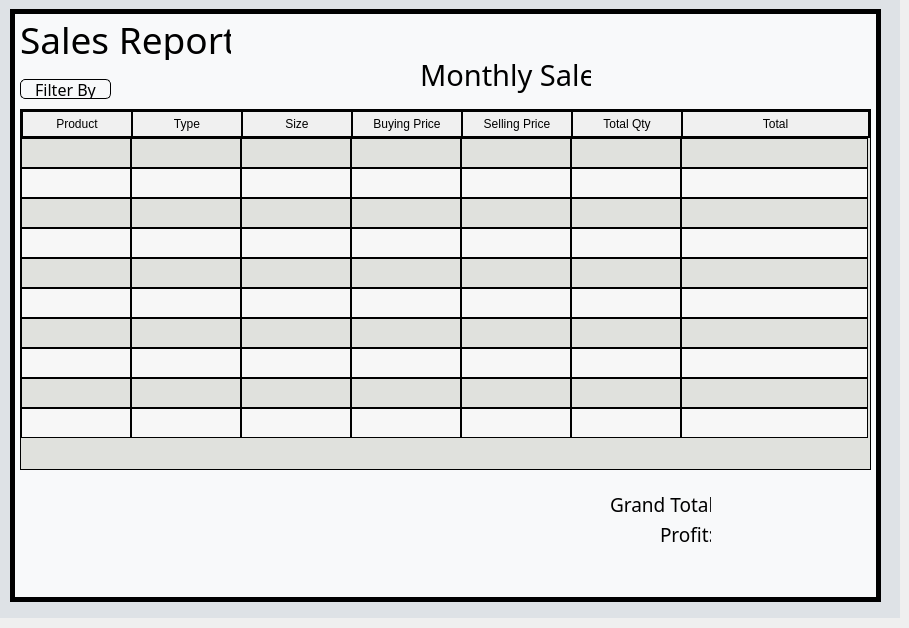
     <widget class="QWidget" name="monthlySalesStackedWidget">
      <widget class="QWidget" name="widget_18" native="true">
       <property name="geometry">
        <rect>
         <x>0</x>
         <y>-1</y>
         <width>900</width>
         <height>619</height>
        </rect>
       </property>
       <property name="styleSheet">
        <string notr="true">background-color: rgb(222, 226, 230);</string>
       </property>
       <widget class="QWidget" name="widget_19" native="true">
        <property name="geometry">
         <rect>
          <x>10</x>
          <y>10</y>
          <width>871</width>
          <height>593</height>
         </rect>
        </property>
        <property name="styleSheet">
         <string notr="true">background-color: rgb(248, 249, 250);
border:5px solid  ;</string>
        </property>
        <widget class="QLabel" name="dashboardLabel_15">
         <property name="geometry">
          <rect>
           <x>10</x>
           <y>10</y>
           <width>211</width>
           <height>41</height>
          </rect>
         </property>
         <property name="font">
          <font>
           <family>Segoe UI Light</family>
           <pointsize>28</pointsize>
          </font>
         </property>
         <property name="styleSheet">
          <string notr="true">border:none;</string>
         </property>
         <property name="text">
          <string>Sales Report</string>
         </property>
        </widget>
        <widget class="QLabel" name="dashboardLabel_16">
         <property name="geometry">
          <rect>
           <x>410</x>
           <y>40</y>
           <width>171</width>
           <height>51</height>
          </rect>
         </property>
         <property name="font">
          <font>
           <family>Segoe UI Light</family>
           <pointsize>22</pointsize>
           <weight>50</weight>
           <bold>false</bold>
          </font>
         </property>
         <property name="styleSheet">
          <string notr="true">border:none;</string>
         </property>
         <property name="text">
          <string>Monthly Sales</string>
         </property>
        </widget>
        <widget class="QTableWidget" name="monthlyTableWidget">
         <property name="geometry">
          <rect>
           <x>10</x>
           <y>100</y>
           <width>851</width>
           <height>361</height>
          </rect>
         </property>
         <property name="font">
          <font>
           <pointsize>11</pointsize>
          </font>
         </property>
         <property name="cursor" stdset="0">
          <cursorShape>PointingHandCursor</cursorShape>
         </property>
         <property name="focusPolicy">
          <enum>Qt::NoFocus</enum>
         </property>
         <property name="styleSheet">
          <string notr="true">QWidget{
border: 1px solid black;
background-color: #e0e1dd;

}
/* QTableWidget items (cells) */
QTableWidget::item {
    border:1px solid black;
}

/* QTableWidget headers */
QHeaderView::section {
    border: 1px solid black;
    background: rgb(240, 240, 240); /* Optional: Header background color */
    padding: 4px;
}

/* Vertical scrollbar */
QScrollBar:vertical {
    border: 2px solid black;
    background: rgb(52, 58, 64); /* Scrollbar background color */
    width: 13px;
    margin: 0px 0px 0px 0px;
}

QScrollBar::handle:vertical {
    background: #000000; /* Scrollbar handle color */
    border: 1px solid white;
    border-radius: 4px;
    min-height: 15px;
}

QScrollBar::add-line:vertical {
    background: #000000; /* Down button color */
    height: 20px;
    subcontrol-position: bottom;
    subcontrol-origin: margin;
}

QScrollBar::sub-line:vertical {
    background: #000000; /* Up button color */
    height: 20px;
    subcontrol-position: top;
    subcontrol-origin: margin;
}

QScrollBar::up-arrow:vertical, QScrollBar::down-arrow:vertical {
    border: 1px solid grey;
    width: 5px;
    height: 5px;
    background: white;
}

QScrollBar::add-page:vertical, QScrollBar::sub-page:vertical {
    background: none;
}

/* Horizontal scrollbar */
QScrollBar:horizontal {
    border: 2px solid black;
    background: rgb(52, 58, 64); /* Scrollbar background color */
    height: 13px;
    margin: 0px 0px 0px 0px;
}

QScrollBar::handle:horizontal {
    background: #000000; /* Scrollbar handle color */
    border: 1px solid white;
    border-radius: 4px;
    min-width: 20px;
}

QScrollBar::add-line:horizontal {
    background: #000000; /* Right button color */
    width: 20px;
    subcontrol-position: right;
    subcontrol-origin: margin;
}

QScrollBar::sub-line:horizontal {
    background: #000000; /* Left button color */
    width: 20px;
    subcontrol-position: left;
    subcontrol-origin: margin;
}

QScrollBar::left-arrow:horizontal, QScrollBar::right-arrow:horizontal {
    border: 1px solid grey;
    width: 3px;
    height: 3px;
    background: white;
}

QScrollBar::add-page:horizontal, QScrollBar::sub-page:horizontal {
    background: none;
}

</string>
         </property>
         <property name="editTriggers">
          <set>QAbstractItemView::NoEditTriggers</set>
         </property>
         <property name="tabKeyNavigation">
          <bool>false</bool>
         </property>
         <property name="showDropIndicator" stdset="0">
          <bool>false</bool>
         </property>
         <property name="dragDropOverwriteMode">
          <bool>false</bool>
         </property>
         <property name="alternatingRowColors">
          <bool>true</bool>
         </property>
         <property name="selectionMode">
          <enum>QAbstractItemView::SingleSelection</enum>
         </property>
         <property name="selectionBehavior">
          <enum>QAbstractItemView::SelectRows</enum>
         </property>
         <property name="verticalScrollMode">
          <enum>QAbstractItemView::ScrollPerPixel</enum>
         </property>
         <property name="horizontalScrollMode">
          <enum>QAbstractItemView::ScrollPerPixel</enum>
         </property>
         <property name="showGrid">
          <bool>false</bool>
         </property>
         <property name="rowCount">
          <number>10</number>
         </property>
         <attribute name="horizontalHeaderDefaultSectionSize">
          <number>110</number>
         </attribute>
         <attribute name="horizontalHeaderShowSortIndicator" stdset="0">
          <bool>true</bool>
         </attribute>
         <attribute name="horizontalHeaderStretchLastSection">
          <bool>true</bool>
         </attribute>
         <attribute name="verticalHeaderVisible">
          <bool>false</bool>
         </attribute>
         <row/>
         <row/>
         <row/>
         <row/>
         <row/>
         <row/>
         <row/>
         <row/>
         <row/>
         <row/>
         <column>
          <property name="text">
           <string>Product</string>
          </property>
         </column>
         <column>
          <property name="text">
           <string>Type</string>
          </property>
         </column>
         <column>
          <property name="text">
           <string>Size</string>
          </property>
         </column>
         <column>
          <property name="text">
           <string>Buying Price</string>
          </property>
         </column>
         <column>
          <property name="text">
           <string>Selling Price</string>
          </property>
         </column>
         <column>
          <property name="text">
           <string>Total Qty</string>
          </property>
         </column>
         <column>
          <property name="text">
           <string>Total</string>
          </property>
         </column>
        </widget>
        <widget class="QLabel" name="dashboardLabel_17">
         <property name="geometry">
          <rect>
           <x>600</x>
           <y>480</y>
           <width>101</width>
           <height>31</height>
          </rect>
         </property>
         <property name="font">
          <font>
           <family>Segoe UI Light</family>
           <pointsize>14</pointsize>
           <weight>50</weight>
           <bold>false</bold>
          </font>
         </property>
         <property name="styleSheet">
          <string notr="true">border:none;</string>
         </property>
         <property name="text">
          <string>Grand Total:</string>
         </property>
        </widget>
        <widget class="QLabel" name="dashboardLabel_18">
         <property name="geometry">
          <rect>
           <x>650</x>
           <y>510</y>
           <width>51</width>
           <height>31</height>
          </rect>
         </property>
         <property name="font">
          <font>
           <family>Segoe UI Light</family>
           <pointsize>14</pointsize>
           <weight>50</weight>
           <bold>false</bold>
          </font>
         </property>
         <property name="styleSheet">
          <string notr="true">border:none;</string>
         </property>
         <property name="text">
          <string>Profit:</string>
         </property>
        </widget>
        <widget class="QLabel" name="monthlyTotalLabel">
         <property name="geometry">
          <rect>
           <x>710</x>
           <y>480</y>
           <width>151</width>
           <height>31</height>
          </rect>
         </property>
         <property name="font">
          <font>
           <family>Segoe UI Semibold</family>
           <pointsize>14</pointsize>
           <weight>75</weight>
           <bold>true</bold>
           <underline>true</underline>
          </font>
         </property>
         <property name="styleSheet">
          <string notr="true">border:none;</string>
         </property>
         <property name="text">
          <string/>
         </property>
        </widget>
        <widget class="QLabel" name="monthlyProfitLabel">
         <property name="geometry">
          <rect>
           <x>710</x>
           <y>510</y>
           <width>151</width>
           <height>31</height>
          </rect>
         </property>
         <property name="font">
          <font>
           <family>Segoe UI Semibold</family>
           <pointsize>14</pointsize>
           <weight>75</weight>
           <bold>true</bold>
           <underline>true</underline>
          </font>
         </property>
         <property name="styleSheet">
          <string notr="true">border:none;</string>
         </property>
         <property name="text">
          <string/>
         </property>
        </widget>
        <widget class="QToolButton" name="monthlySalesFilter">
         <property name="geometry">
          <rect>
           <x>10</x>
           <y>70</y>
           <width>91</width>
           <height>20</height>
          </rect>
         </property>
         <property name="font">
          <font>
           <family>Segoe UI Semilight</family>
           <pointsize>12</pointsize>
          </font>
         </property>
         <property name="styleSheet">
          <string notr="true">border:1px solid black;
border-radius: 5px;
</string>
         </property>
         <property name="text">
          <string>Filter By</string>
         </property>
         <property name="popupMode">
          <enum>QToolButton::InstantPopup</enum>
         </property>
         <property name="autoRaise">
          <bool>true</bool>
         </property>
        </widget>
       </widget>
      </widget>
     </widget>
